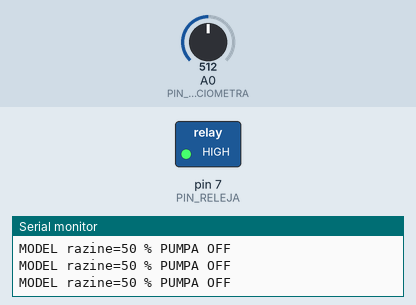
A sketch run on a simulated Arduino Uno, built with avr-gcc and run on an emulated ATmega328P. Shown: switched loads named in the sketch (green lamp = pin HIGH), the last lines printed to the serial monitor. The inputs (shaded band) are chosen by the test bench; at power-on: A0 (PIN_POTENCIOMETRA) = 512.

Above: at 1.2 s.
1.3 s: A0 (PIN_POTENCIOMETRA) set to 326
2.8 s: A0 (PIN_POTENCIOMETRA) set to 305
At 3.8 s:
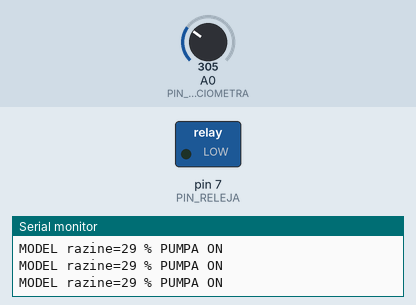
4.3 s: A0 (PIN_POTENCIOMETRA) set to 699
5.8 s: A0 (PIN_POTENCIOMETRA) set to 733
At 6.6 s:
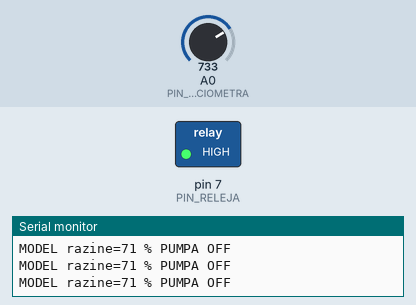
7.3 s: A0 (PIN_POTENCIOMETRA) set to 306
At 8.0 s:
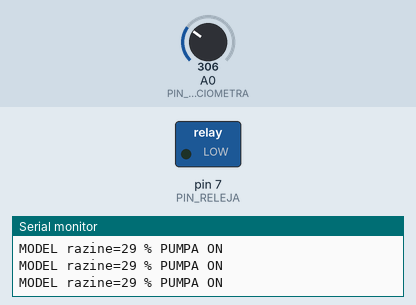
Timing chart, 0 to 9.8 s (numbered marks = the images above; inputs shaded):
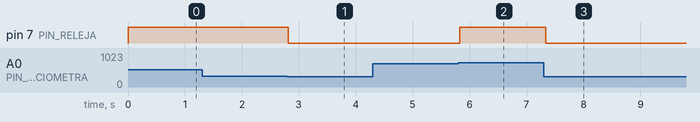

Measured:
- the behaviour switches between 318 and 317 on A0 (PIN_POTENCIOMETRA) (found by bisection; images 0 and 1)
- the behaviour switches between 716 and 717 on A0 (PIN_POTENCIOMETRA) (found by bisection; images 1 and 2)
- after the input at 2.8 s, pin 7 (PIN_RELEJA): HIGH → LOW at once
- after the input at 5.8 s, pin 7 (PIN_RELEJA): LOW → HIGH at once
- after the input at 7.3 s, pin 7 (PIN_RELEJA): HIGH → LOW at once

The sketch:

LV11_Potenciometar_Relej.ino
```cpp
// LV11: potenciometar predstavlja razinu, a relej predstavlja pumpu.
// Nema stvarne pumpe ni automatske promjene razine.
const byte PIN_POTENCIOMETRA = A0;
const byte PIN_RELEJA = 7;
const bool RELEJ_AKTIVAN_NA_LOW = true;
const int DONJI_PRAG = 30;
const int GORNJI_PRAG = 70;
bool pumpaUkljucena = false;

void postaviRelej(bool ukljucen) {
  if (RELEJ_AKTIVAN_NA_LOW) {
    if (ukljucen) {
      digitalWrite(PIN_RELEJA, LOW);
    } else {
      digitalWrite(PIN_RELEJA, HIGH);
    }
  } else {
    if (ukljucen) {
      digitalWrite(PIN_RELEJA, HIGH);
    } else {
      digitalWrite(PIN_RELEJA, LOW);
    }
  }
}

void setup() {
  postaviRelej(false);
  pinMode(PIN_RELEJA, OUTPUT);
  Serial.begin(9600);
}

void loop() {
  int razina = map(analogRead(PIN_POTENCIOMETRA), 0, 1023, 0, 100);
  if (razina <= DONJI_PRAG) {
    pumpaUkljucena = true;
  } else if (razina >= GORNJI_PRAG) {
    pumpaUkljucena = false;
  }
  // Izmedju pragova ostaje prethodno stanje pumpe.
  postaviRelej(pumpaUkljucena);

  Serial.print(F("MODEL razine="));
  Serial.print(razina);
  if (pumpaUkljucena) {
    Serial.println(F(" % PUMPA ON"));
  } else {
    Serial.println(F(" % PUMPA OFF"));
  }
  delay(100);
}
```
